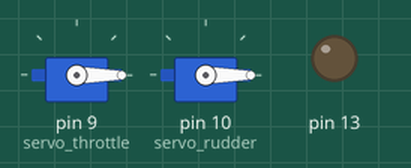
The sketch below on a simulated Arduino Uno, built with avr-gcc and run on an emulated ATmega328P. On the bench: 2 × servo, output pins drawn as LEDs (lit = HIGH). What the sketch prints to the serial monitor is not drawn.

Above: at 0.05 s.
At 0.6 s:
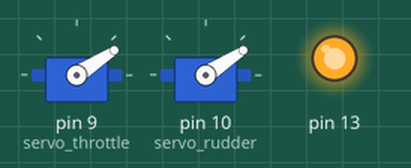
At 1.4 s:
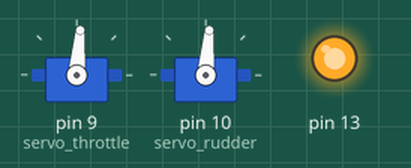
At 2.75 s:
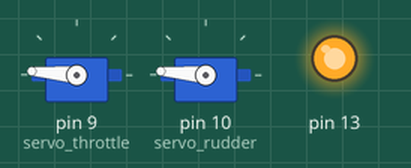
At 4.1 s:
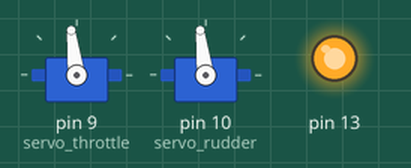
At 5.45 s:
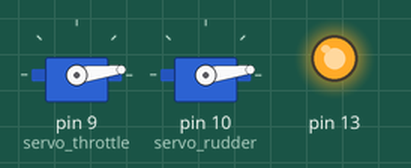
Timing chart, 0 to 6.3 s (numbered marks = the images above):
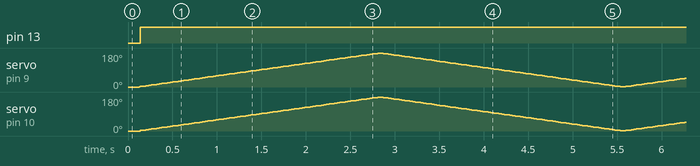

Measured:
- by itself, pin 13: LOW → HIGH at 0.14 s

The sketch:

RadioOverrideInt.ino
```cpp
/*
Servo position sweeps unless overridden by radio input

 modified on 10 Mar 2015
 Damian Manda
 damian.manda@noaa.gov
 */

#include <Servo.h>

#define _DEBUG

Servo throttle;
Servo rudder;

//Pin definitions
//Digital
#define radio_throttle 2
#define radio_rudder 3
#define radio_mode 19
#define radio_starter 18
//PWM
#define servo_throttle 9
#define servo_rudder 10
//Number of input/output channels
#define num_channels 4

//Initialize variables
int val_mode;    // variable to read the value from the ppm pin
int val_throttle;
int val_rudder;
int val_starter;
int out_throttle = 0;
int out_rudder = 0;
int pos = 1;  //servo position
int dir = 1;

// mode change: true = interrupts disabled
boolean mode_change = true;
byte mode_change_count = 0;

//Interrupt variables
volatile unsigned long pulse[num_channels];
byte first_pulse;
unsigned long up_time[num_channels];
unsigned long down_time[num_channels];

void setup()
{
  throttle.attach(servo_throttle);  // attaches the servo on pin 9 to the servo object
  rudder.attach(servo_rudder);

  //Interrupt inputs
  pinMode(radio_throttle, INPUT);  //ch3
  pinMode(radio_rudder, INPUT);  //ch1
  pinMode(radio_mode, INPUT);  //ch5
  pinMode(radio_starter, INPUT);  //ch6

  //Only attach the mode one at this point
  //INT.4 is pin 19
  attachInterrupt(4, isrCh5Change, CHANGE);

  //this is the blinker LED for
  pinMode(13, OUTPUT);
  digitalWrite(13, LOW);

  Serial.begin(115200);
}

void loop()
{
  //Turn off interrupts to read the volatile variable
  //val_mode = pulseIn(radio_mode, HIGH, 22000);
  noInterrupts();
  val_throttle = pulse[0];
  val_rudder = pulse[1];
  val_mode = pulse[2];
  val_starter = pulse[3];
  interrupts();

  //Check if mode switch is engaged
  if (mode_change_count > 100 && val_mode < 1500) {
    if (!mode_change) {
      toggleInterrupts(false);
      mode_change = true;
    }

    // Sweep the position of the servo
    if (pos < 180 && pos > 0) {
      pos += dir;
    } else {
      pos -= dir;
      dir = dir * -1;
    }
    throttle.write(pos);
    rudder.write(pos);
    //have to delay or else it increments faster than the servos turn
    delayMicroseconds(15000);

     //Write values from MOOS to servos
//     throttle.write(map(desired_thrust, 0, 100, 0, 180));
//     rudder.write(map(desired_rudder, -90, 90, 0, 180));
  } else {
    //Trying to eliminate jitter due to switching modes
    if (val_mode < 1500) {
      mode_change_count++;
    } else {
      mode_change_count = 0;
    }
    if (mode_change) {
      toggleInterrupts(true);
      mode_change = false;
    }

    //Convert value to servo scale (1-180)
    //Throttle
    out_throttle = map(val_throttle, 1110, 1910, 0, 180);
    out_throttle = constrain(out_throttle, 0, 180);
    throttle.write(out_throttle);
    //Rudder
    out_rudder = map(val_rudder, 1110, 1910, 0, 180);
    out_rudder = constrain(out_rudder, 0, 180);
    rudder.write(out_rudder);

    //Print value to serial
    #ifdef _DEBUG
    Serial.print("Radio Mode: ");
    Serial.println(val_mode);
    #endif
  }

  //Toggle the LED to show mode status
  if (mode_change) {
    digitalWrite(13, HIGH);
  } else {
    digitalWrite(13, LOW);
  }

//  delayMicroseconds(15000);
//  Serial.println(mode_change_count);

}

void toggleInterrupts(boolean is_RC) {
  noInterrupts();
  if (is_RC) {
    //throttle = pin 2
    attachInterrupt(0, isrCh3Change, CHANGE);
    //rudder = pin 3
    attachInterrupt(1, isrCh4Change, CHANGE);
    //Starter = pin 18
    attachInterrupt(5, isrCh6Change, CHANGE);
  } else {
    detachInterrupt(0);
    detachInterrupt(1);
    detachInterrupt(5);
  }
  interrupts();
}


//==========================
//        ISRs
//==========================

//These ignore that time wraps
//Idea for faster: after first state check, toggle a bit
void isrCh3Change ()
{
  if (digitalRead(2) == HIGH) {
    up_time[0] = micros();
    first_pulse = first_pulse | 1;
  } else if (first_pulse & 1) {
    pulse[0] = micros() - up_time[0];
  }
}

void isrCh4Change ()
{
  if (digitalRead(3) == HIGH) {
    up_time[1] = micros();
    first_pulse = first_pulse | 2;
  } else if (first_pulse & 2) {
    pulse[1] = micros() - up_time[1];
  }
}

void isrCh5Change ()
{
  if (digitalRead(19) == HIGH) {
    up_time[2] = micros();
    first_pulse = first_pulse | 4;
  } else if (first_pulse & 4) {
    pulse[2] = micros() - up_time[2];
  }
}

void isrCh6Change ()
{
  if (digitalRead(18) == HIGH) {
    up_time[3] = micros();
    first_pulse = first_pulse | 8;
  } else if (first_pulse & 8) {
    pulse[3] = micros() - up_time[3];
  }
}
```
